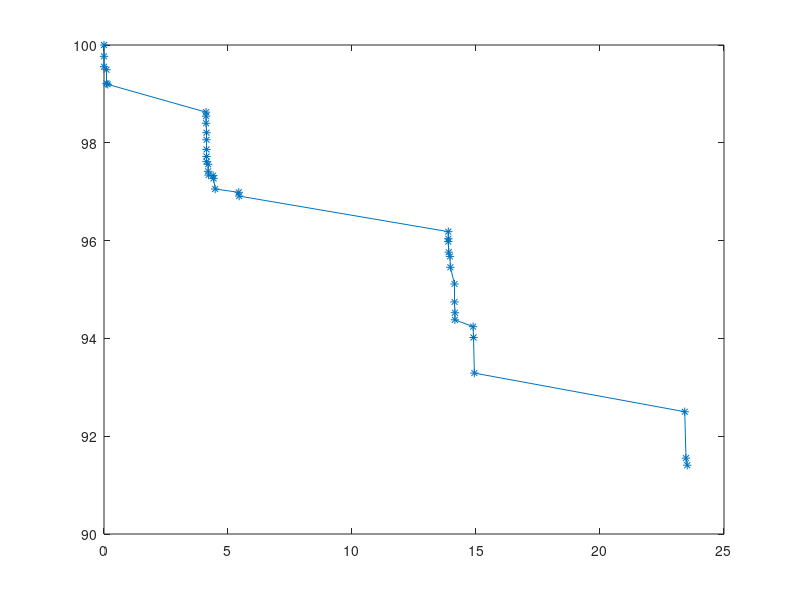

Source code (MATLAB):
#!/usr/bin/octave -qf
 clc
 clear
 close all
 data = csvread('nima_results.csv');
 systemName = 'B';
 %data = csvread([systemName ".csv"]);
 timeLaps = data(1:end,2)./60;
 pow = data(1:end,7);
 pow = 100*pow./max(pow);
 %hist(throughput);
 plot(timeLaps, pow, '-*')
 
 %unique(throughput)
 %return
 %Saving
 filename = [systemName '_real.csv'];
 %--- First write the header
 fid = fopen(filename, 'w');
 fprintf(fid, 'time,power, \n');
 fclose(fid)
 %--- Now append the data
 dlmwrite(filename,[timeLaps pow],'delimiter',',','-append');
 